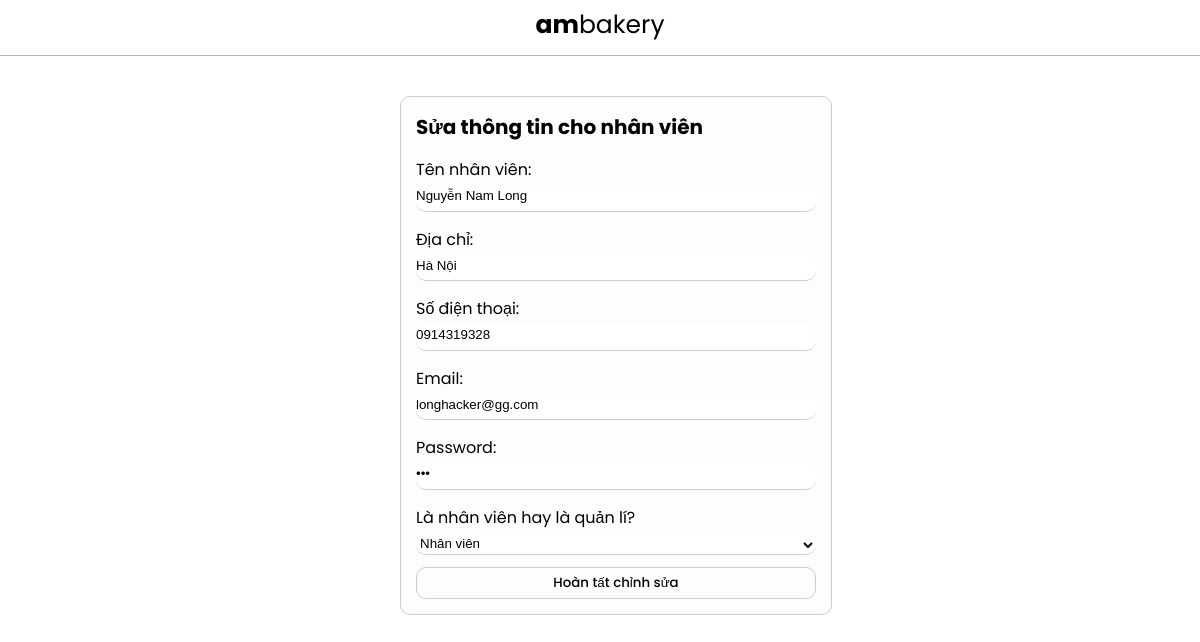
Page /admin/dashboard_quanly/nhanvien/form_sua.php?ma=12 on the earlier database version.
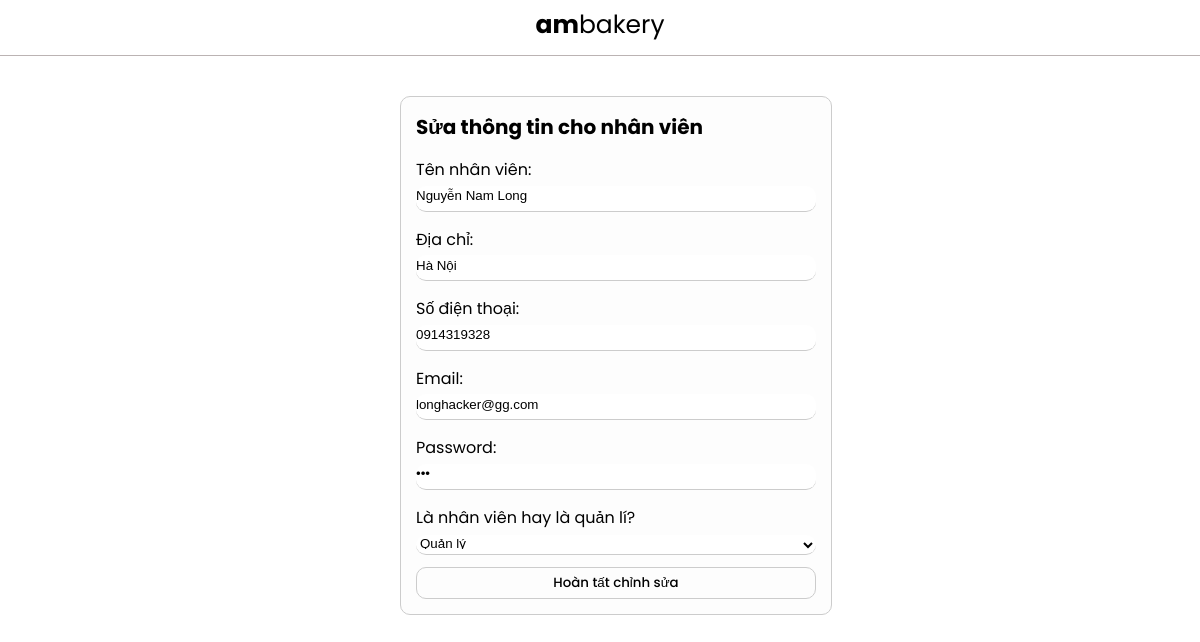
Same page on the later database version.
### tables this page shows
CREATE TABLE `nhan_vien` (
  `ma` int(11) NOT NULL,
  `ten` varchar(100) NOT NULL,
  `dia_chi` varchar(100) NOT NULL,
  `sdt` varchar(20) NOT NULL,
  `email` varchar(100) NOT NULL,
  `mat_khau` varchar(50) NOT NULL,
  `cap_do` int(11) NOT NULL
);

### admin/dashboard_quanly/nhanvien/form_sua.php (the view, shortened to what this page needs)
<!DOCTYPE html>
<html>
<head>
	<link rel="stylesheet" href="../../css/form.css">
</head>
<body>
	<?php
		include '../header.php';
	 ?>
	<?php
		$ma = $_GET['ma'];
		include  '../../connect.php' ;
		$sql = "select * from nhan_vien where ma = $ma";
		$result= mysqli_query($connect, $sql);
		$nhan_vien = mysqli_fetch_array($result);
	?>
	<div class="container">
		<form action="sua_process.php" method="POST">
			<div class="form__heading">
				<h1>Sửa thông tin cho nhân viên</h1>
			</div>
				<label for="ten">Tên nhân viên: </label>
				<input class="input--form" type="text" name="ten" value="<?php echo	$nhan_vien['ten'] ?>">
				<br>
				<label for="dia_chi">Địa chỉ: </label>
				<input class="input--form" type="text" name="dia_chi" value="<?php echo	$nhan_vien['dia_chi'] ?>">
				<br>
				<label for="sdt">Số điện thoại: </label>
				<input class="input--form" type="text" name="sdt" value="<?php echo	$nhan_vien['sdt'] ?>">
				<br>
				<label for="email">Email: </label>
				<input class="input--form" type="text" name="email" value="<?php echo	$nhan_vien['email'] ?>">
				<br>
				<label for="mat_khau">Password: </label>
				<input class="input--form" type="password" name="mat_khau" value="<?php echo	$nhan_vien['mat_khau'] ?>">
				<br>
				<label for="cap_do">Là nhân viên hay là quản lí?  </label>
				<?php
				 $selected = $nhan_vien['cap_do'];
				?>
				<select class="input--form" name="cap_do">
					<option value="1" <?php if ($selected == 1) {echo "selected";} ?>>
						Quản lý
					</option>
					<option value="0" <?php if ($selected == 0) {echo "selected";} ?>>
						Nhân viên
					</option>
				</select>
				<br>
				<input  type="submit" id="btn" value="Hoàn tất chỉnh sửa">
			</form>
		</div>
	</body>
	</html>

Differences in the rows shown:
changed nhan_vien "Nguyễn Nam Long": cap_do "Nhân viên" → "Quản lý"
